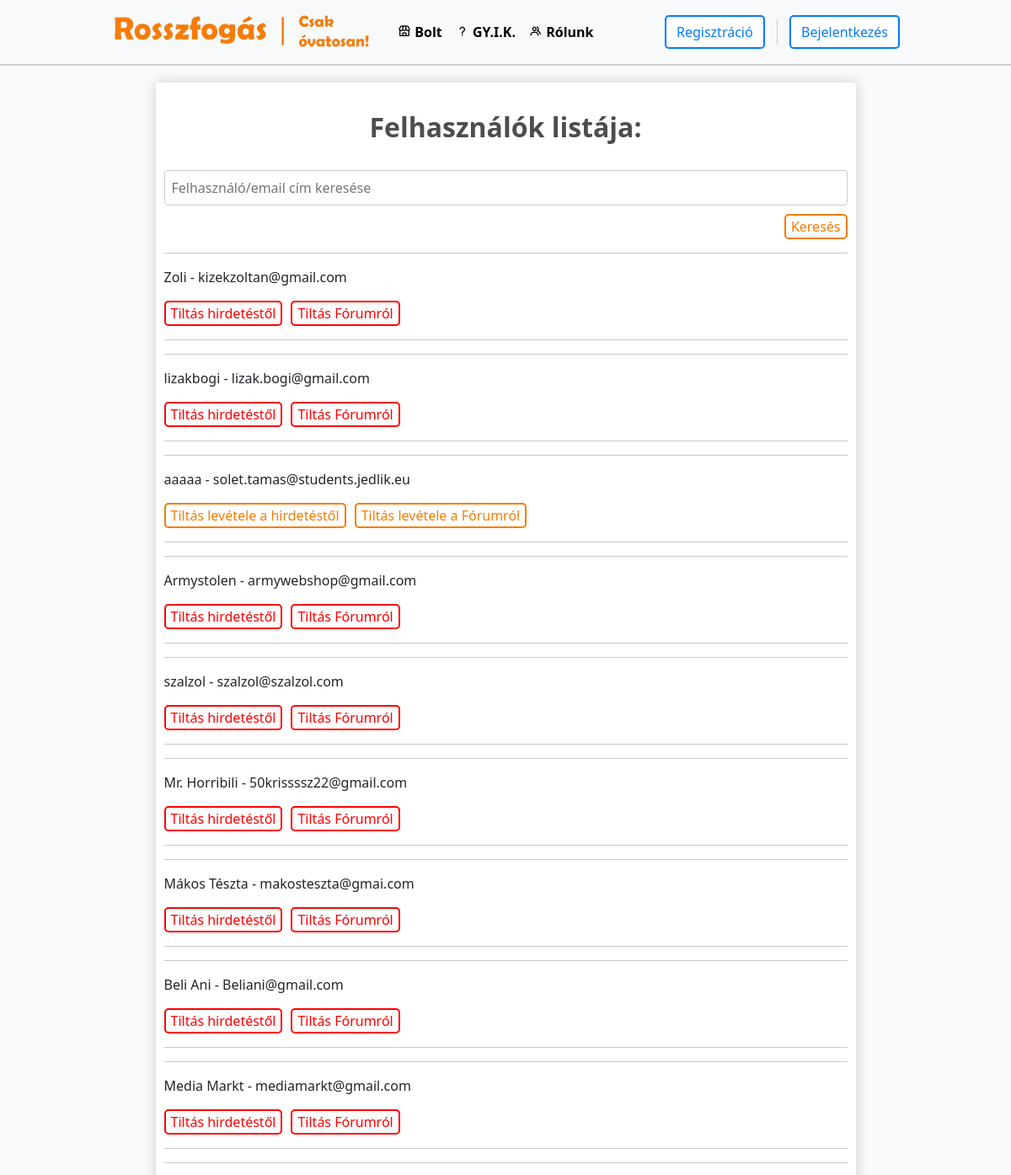
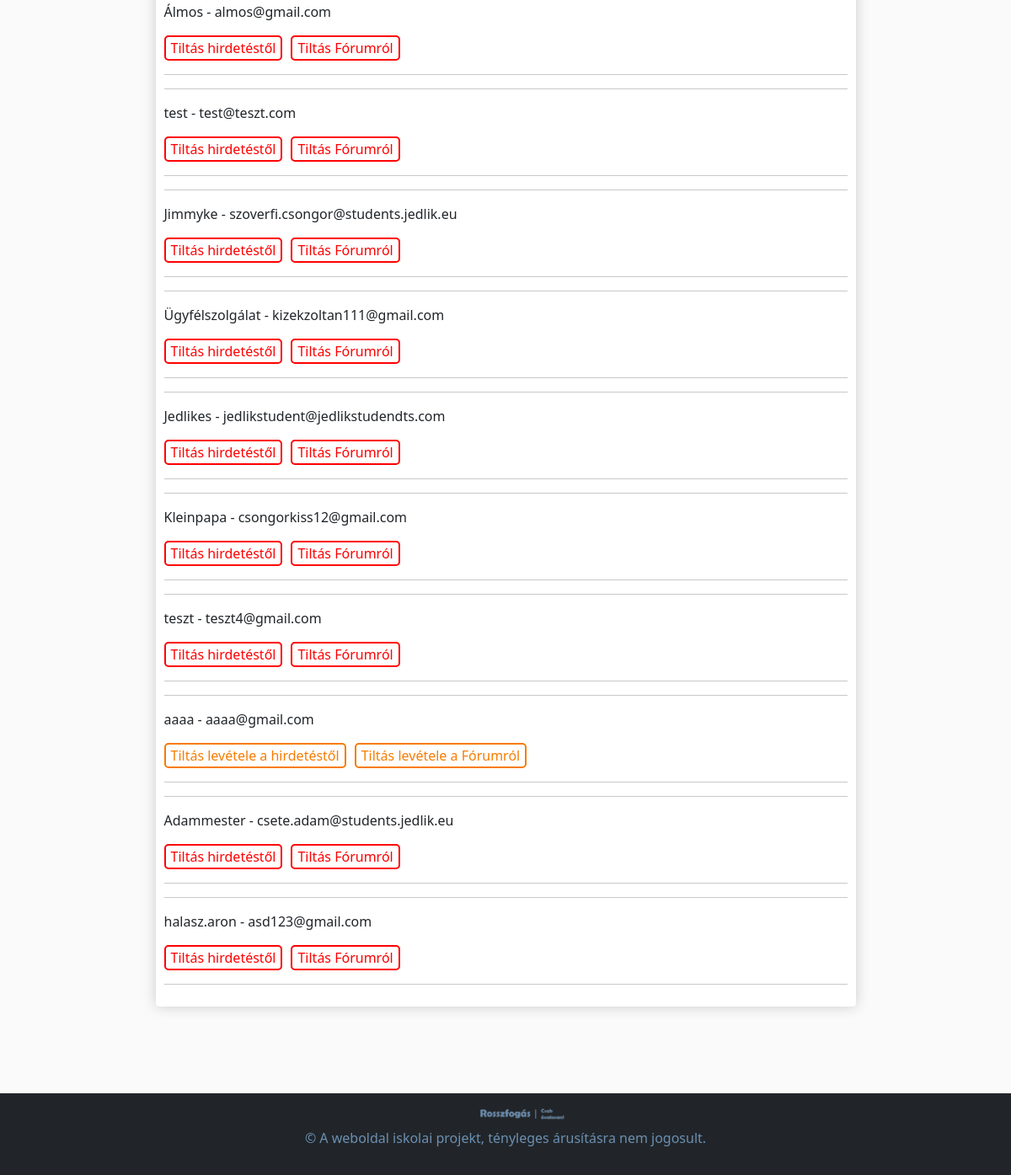
The app's page /search/ with its own data (2 pictures, top to bottom).
### default/models.py (models this page shows, shortened)
class Customer(models.Model):
    user = models.OneToOneField(User, on_delete=models.CASCADE, null=True, blank=True)
    name = models.CharField(max_length=200, null=True)
    email = models.CharField(max_length=200, null=True)
    Vezetéknév = models.CharField(max_length=200, null=True , default="")
    Keresztnév = models.CharField(max_length=200, null=True , default="")
    Lakcím = models.CharField(max_length=200, null=True, default="")
    banned_ad = models.BooleanField(default=False)
    banned_forum = models.BooleanField(default=False)
    Telefonszám = models.CharField(
        max_length=12,
        null=True,
        default="",
        validators=[
            RegexValidator(
                regex=r'^[\d()+-]*$',
                message='A telefonszám csak számokat, illetve + karaktert tartalmazhat',
                code='ervenytelen_szam'
            )
        ]
    )

### default/views.py (the view)
# urls.py: path('search/', views.search_users, name='search_users'),
def search_users(request):
    search_query = request.GET.get('search')
    if search_query:
        customers = Customer.objects.filter(Q(name__icontains=search_query) | Q(email__icontains=search_query))
    else:
        customers = Customer.objects.all()
    return render(request, 'default/korlatok.html', {'customers': customers})

### default/templates/default/korlatok.html (shortened to what this page needs)
{% extends "default/layout.html" %}
{% load static %}
{% block body %}
<div class="row">
    <div class="col-lg-9 mx-auto" style="margin-top: 20px;">
        <div class="box-element" id="form-wrapper">
            <div id="user-info profile-info">
                <br>
                <h2 style="text-align: center;"><strong>Felhasználók listája:</strong></h2>
                <br>
                <form method="GET" action="{% url 'search_users' %}" style="display: flex;">
                    <input type="text" name="search" placeholder="Felhasználó/email cím keresése">
                    <button type="submit" class="user-btn" style="margin-left: auto;">Keresés</button>
                </form>
                {% for customer in customers %}
                    <hr>
                    {{ customer.name }} - {{ customer.email }}
                    <form method="post" class="ban-form" action="{% url 'ban' %}">
                        {% if not customer.banned_ad %}
                            <button class="delete-btn" type="submit" name="ban_type" value="sale" style="margin-right: 10px">Tiltás hirdetéstől</button>
                        {% else %}
                            <button class="user-btn" type="submit" name="ban_type" value="unsale" style="margin-right: 10px">Tiltás levétele a hirdetéstől</button>
                        {% endif %}
                        {% if not customer.banned_forum %}
                            <button class="delete-btn" type="submit" name="ban_type" value="forum" style="margin-right: 10px">Tiltás Fórumról</button>
                        {% else %}
                            <button class="user-btn" type="submit" name="ban_type" value="unforum">Tiltás levétele a Fórumról</button>
                        {% endif %}
                    </form>
                    <hr>
                {% endfor %}
            </div>
        </div>
    </div>
</div>
{% endblock %}

### default/static/default/styles.css (style rules this page uses)
body { background-color: hsl(0, 0%, 98%); margin: 0; min-height:100vh; flex: 1; padding: 0; padding-bottom: 200px; position: relative; }
html { position: relative; height: 100%; }
h1, h2, h3, h4, h5, h6 { color: hsl(0, 0%, 30%); }
.box-element { box-shadow: hsl(0, 0%, 80%) 0 0 16px; background-color: #fff; border-radius: 4px; padding: 10px; }
.delete-btn { background-color: #fff; color: red; border: 2px solid red; border-radius: 5px; }
.user-btn { background-color: #fff; color: #F77C01; border: 2px solid #F77C01; border-radius: 5px; }
form { display: flex; flex-wrap: wrap; }
input, select, textarea { width: 100%; padding: 8px; margin-bottom: 10px; border: 1px solid #ccc; border-radius: 4px; }

### records on screen
Customer: name "Zoli", email "kizekzoltan@gmail.com", banned_ad "Tiltás hirdetéstől", banned_forum "Tiltás Fórumról"
Customer: name "lizakbogi", email "lizak.bogi@gmail.com", banned_ad "Tiltás hirdetéstől", banned_forum "Tiltás Fórumról"
Customer: name "aaaaa", email "solet.tamas@students.jedlik.eu", banned_ad "Tiltás levétele a hirdetéstől", banned_forum "Tiltás levétele a Fórumról"
Customer: name "Armystolen", email "armywebshop@gmail.com", banned_ad "Tiltás hirdetéstől", banned_forum "Tiltás Fórumról"
Customer: name "szalzol", email "szalzol@szalzol.com", banned_ad "Tiltás hirdetéstől", banned_forum "Tiltás Fórumról"
Customer: name "Mr. Horribili", email "50krissssz22@gmail.com", banned_ad "Tiltás hirdetéstől", banned_forum "Tiltás Fórumról"
Customer: name "Mákos Tészta", email "makosteszta@gmai.com", banned_ad "Tiltás hirdetéstől", banned_forum "Tiltás Fórumról"
Customer: name "Beli Ani", email "Beliani@gmail.com", banned_ad "Tiltás hirdetéstől", banned_forum "Tiltás Fórumról"
Customer: name "Media Markt", email "mediamarkt@gmail.com", banned_ad "Tiltás hirdetéstől", banned_forum "Tiltás Fórumról"
Customer: name "Álmos", email "almos@gmail.com", banned_ad "Tiltás hirdetéstől", banned_forum "Tiltás Fórumról"
Customer: name "test", email "test@teszt.com", banned_ad "Tiltás hirdetéstől", banned_forum "Tiltás Fórumról"
Customer: name "Jimmyke", email "szoverfi.csongor@students.jedlik.eu", banned_ad "Tiltás hirdetéstől", banned_forum "Tiltás Fórumról"
Customer: name "Ügyfélszolgálat", email "kizekzoltan111@gmail.com", banned_ad "Tiltás hirdetéstől", banned_forum "Tiltás Fórumról"
Customer: name "Jedlikes", email "jedlikstudent@jedlikstudendts.com", banned_ad "Tiltás hirdetéstől", banned_forum "Tiltás Fórumról"
Customer: name "Kleinpapa", email "csongorkiss12@gmail.com", banned_ad "Tiltás hirdetéstől", banned_forum "Tiltás Fórumról"
Customer: name "teszt", email "teszt4@gmail.com", banned_ad "Tiltás hirdetéstől", banned_forum "Tiltás Fórumról"
Customer: name "aaaa", email "aaaa@gmail.com", banned_ad "Tiltás levétele a hirdetéstől", banned_forum "Tiltás levétele a Fórumról"
Customer: name "Adammester", email "csete.adam@students.jedlik.eu", banned_ad "Tiltás hirdetéstől", banned_forum "Tiltás Fórumról"
Customer: name "halasz.aron", email "asd123@gmail.com", banned_ad "Tiltás hirdetéstől", banned_forum "Tiltás Fórumról"
